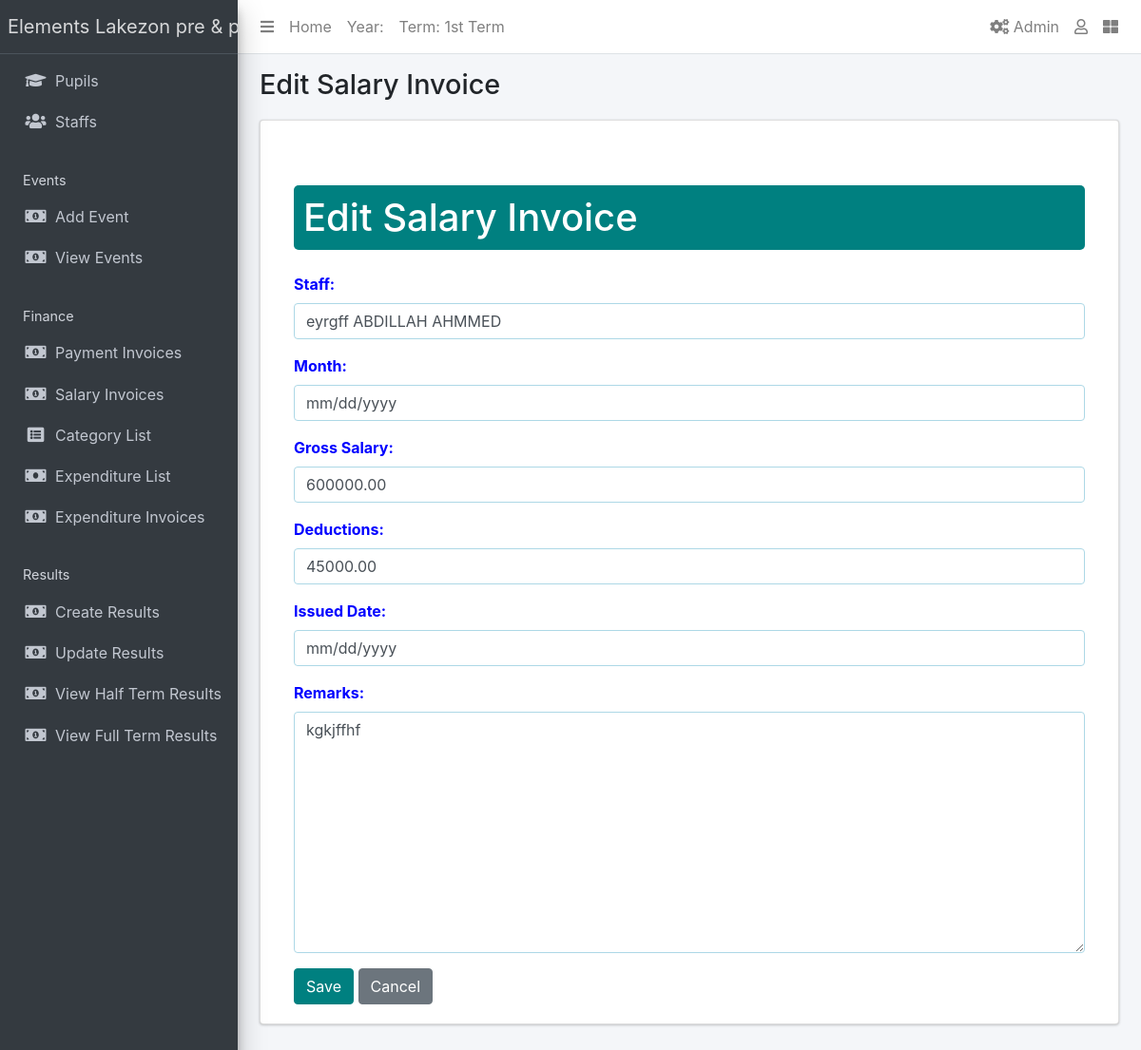
Screenshot of /finance/invoices/1/update/ (signed in) with the database file from the repository.
### apps/corecode/models.py (models this page shows, shortened)
class AcademicTerm(models.Model):
    name = models.CharField(max_length=20, unique=True)
    current = models.BooleanField(default=True)
    class Meta:
        ordering = ["name"]

### apps/finance/models.py (models this page shows, shortened)
class SalaryInvoice(models.Model):
    staff = models.ForeignKey(Staff, on_delete=models.CASCADE)
    month = models.DateField(default=timezone.now)
    gross_salary = models.DecimalField(max_digits=10, decimal_places=2)
    deductions = models.DecimalField(max_digits=10, decimal_places=2, default=0)
    net_salary = models.DecimalField(max_digits=10, decimal_places=2, editable=False)  # Net salary is calculated based on gross salary and deductions
    issued_date = models.DateField(default=timezone.now)
    remarks = models.TextField(blank=True)

### apps/finance/views.py (the view)
# urls.py: path('invoices/<int:pk>/update/', SalaryInvoiceUpdateView.as_view(), name='salary-invoice-update'),
class SalaryInvoiceUpdateView(LoginRequiredMixin, PermissionRequiredMixin, UpdateView):
    model = SalaryInvoice
    template_name = 'finance/salary_form.html'
    fields = ['staff', 'month', 'gross_salary', 'deductions', 'issued_date', 'remarks']
    success_url = reverse_lazy('salary-invoice-list')
    permission_required = 'finance.change_salaryinvoice'

### apps/corecode/context_processors.py (called while the page is built)
def site_defaults(request):
    current_session = AcademicSession.objects.get(current=True)
    current_term = AcademicTerm.objects.get(current=True)
    current_exam = ExamType.objects.get(current=True)
    vals = SiteConfig.objects.all()
    contexts = {
        "current_session": current_session.name,
        "current_term": current_term.name,
        "current_exam": current_exam.name,
    }
    for val in vals:
        contexts[val.key] = val.value
    return contexts

### apps/staffs/models.py (called while the page is built)
    def __str__(self):
        return f"{self.firstname} {self.other_name} {self.surname} "

### apps/finance/templates/finance/salary_form.html (shortened to what this page needs)
{% extends 'base.html' %}
{% load widget_tweaks %}
{% block title %}
    {% if form.instance.pk %}Edit{% else %}Create{% endif %} Salary Invoice
{% endblock title %}
{% block content %}
    <link href="https://stackpath.bootstrapcdn.com/bootstrap/4.5.2/css/bootstrap.min.css" rel="stylesheet">
    <div class="container">
        <h1 class="mt-5 add-invoice-title">{% if form.instance.pk %}Edit{% else %}Create{% endif %} Salary Invoice</h1>
        <form method="post" class="mt-4">
            <div class="form-group">
                <label for="id_staff">Staff:</label>
                {{ form.staff|add_class:"form-control" }}
            </div>
            <div class="form-group">
                <label for="id_month">Month:</label>
                <input type="date" id="id_month" name="month" class="form-control" required>
            </div>
            <div class="form-group">
                <label for="id_gross_salary">Gross Salary:</label>
                {{ form.gross_salary|add_class:"form-control" }}
            </div>
            <div class="form-group">
                <label for="id_deductions">Deductions:</label>
                {{ form.deductions|add_class:"form-control" }}
            </div>
            <div class="form-group">
                <label for="id_issued_date">Issued Date:</label>
                <input type="date" id="id_issued_date" name="issued_date" class="form-control" required>
            </div>
            <div class="form-group">
                <label for="id_remarks">Remarks:</label>
                {{ form.remarks|add_class:"form-control" }}
            </div>
            <button type="submit" class="btn btn-primary">Save</button>
            <a href="{% url 'salary-invoice-list' %}" class="btn btn-secondary">Cancel</a>
        </form>
    </div>
{% endblock %}

### templates/base.html (shortened to what this page needs)
{% load static %}
<!DOCTYPE html>
<html lang="en">
<head>
  <link rel="stylesheet" href="{% static 'css/bootstrap.min.css' %}">
  <link href="https://stackpath.bootstrapcdn.com/bootstrap/5.1.3/css/bootstrap.min.css" rel="stylesheet">
  <link rel="stylesheet" href="{% static 'plugins/fontawesome-free/css/all.min.css' %}">
  <link rel="stylesheet" href="{% static 'plugins/toastr/toastr.min.css' %}">
  <link rel="stylesheet" href="{% static 'plugins/overlayScrollbars/css/OverlayScrollbars.min.css' %}">
  <link rel="stylesheet" href="{% static 'plugins/Datatables/datatables.min.css' %}" />
  <link rel="stylesheet" href="{% static 'dist/css/adminlte.min.css' %}">
</head>
<body class="hold-transition sidebar-mini layout-fixed layout-navbar-fixed layout-footer-fixed">
  <div class="wrapper">
    <nav class="main-header navbar navbar-expand navbar-white navbar-light">
      <ul class="navbar-nav">
        <li class="nav-item">
          <a class="nav-link" data-widget="pushmenu" href="#" role="button"><i class="fas fa-bars"></i></a>
        </li>
        <li class="nav-item d-none d-sm-inline-block">
          <a href="{% url 'home' %}" class="nav-link">Home</a>
        </li>
        <li class="nav-item d-none d-sm-inline-block">
          <a class="nav-link">Year: {{ current_year}}</a>
        </li>
        <li class="nav-item d-none d-sm-inline-block">
          <a class="nav-link">Term: {{ current_term }}</a>
        </li>
      </ul>
      <ul class="navbar-nav ml-auto">
  <li class="nav-item">
    <a class="nav-link" href="{% url 'goto-admin' %}">
      <i class="fas fa-cogs"></i> Admin
    </a>
  </li>
        <li class="nav-item dropdown">
          <a class="nav-link" data-toggle="dropdown" href="#">
            <i class="far fa-user"></i>
          </a>
        </li>
        <li class="nav-item">
          <a class="nav-link" data-widget="control-sidebar" data-slide="true" href="#" role="button"><i class="fas fa-th-large"></i></a>
        </li>
      </ul>
    </nav>
    <aside class="main-sidebar sidebar-dark-primary elevation-4">
      <a href="{% url 'home' %}" class="brand-link">{{"Elements Lakezon pre & primary school" }}</a>
      <div class="sidebar">
        <nav class="mt-2">
          <ul class="nav nav-pills nav-sidebar flex-column" data-widget="treeview" role="menu" data-accordion="false">
            <li class="nav-item">
               <a href="{% url 'student-list' %}" class="nav-link">
                <i class="nav-icon fas fa-graduation-cap"></i>
                <p>Pupils</p>
              </a>
            </li>
            <li class="nav-item">
              <a href="{% url 'staff-list' %}" class="nav-link">
                <i class="nav-icon fas fa-users"></i>
                <p>
                  Staffs
                </p>
              </a>
            </li>
            <li class="nav-header">Events</li>
            <li class="nav-item">
               <a href="{% url 'event_create' %}" class="nav-link">
                <i class="nav-icon fas fa-money-bill-alt"></i>
                <p>Add Event</p>
              </a>
            </li>
            <li class="nav-item">
                <a href="{% url 'event_list' %}" class="nav-link">
                <i class="nav-icon fas fa-money-bill-alt"></i>
                <p>View Events</p>
              </a>
            </li>
            <li class="nav-header">Finance</li>
            <li class="nav-item">
               <a href="{% url 'invoice-list' %}" class="nav-link">
                <i class="nav-icon fas fa-money-bill-alt"></i>
                <p>Payment Invoices</p>
              </a>
            </li>
            <li class="nav-item">
                <a href="{% url 'salary-invoice-list' %}" class="nav-link">
                <i class="nav-icon fas fa-money-bill-alt"></i>
                <p>Salary Invoices</p>
              </a>
            </li>
            <li class="nav-item">
               <a href="{% url 'category_list' %}" class="nav-link">
                <i class="nav-icon fas fa-list-alt"></i>
                <p>Category List</p>
              </a>
            </li>
            <li class="nav-item">
              <a href="{% url 'expenditure_list' %}" class="nav-link">
                <i class="nav-icon fas fa-money-bill"></i>
                <p>Expenditure List</p>
              </a>
            </li>
            <li class="nav-item">
            <a href="{% url 'expenditure-invoice-list' %}" class="nav-link">
                <i class="nav-icon fas fa-money-bill-alt"></i>
                <p>Expenditure Invoices</p>
              </a>
            </li>
            <li class="nav-header">Results</li>
            <li class="nav-item">
              <a href="{% url 'create-result' %}" class="nav-link">
                <i class="nav-icon fas fa-money-bill-alt"></i>
                <p>
                  Create Results
                </p>
              </a>
            </li>
            <li class="nav-item">
              <a href="{% url 'edit-results' %}" class="nav-link">
                <i class="nav-icon fas fa-money-bill-alt"></i>
                <p>
                  Update Results
                </p>
              </a>
            </li>
            <li class="nav-item">
              <a href="{% url 'single-class' %}" class="nav-link">
                <i class="nav-icon fas fa-money-bill-alt"></i>
                <p>
                  View Half Term Results
                </p>
              </a>
            </li>
            <li class="nav-item">
              <a href="{% url 'class-list' %}" class="nav-link">
                  <i class="nav-icon fas fa-money-bill-alt"></i>
                  <p>
                      View Full Term Results
                  </p>
              </a>
          </li>
          <li class="nav-header">School Properties</li>
        </nav>
      </div>
    </aside>
    <div class="content-wrapper">
      <section class="content-header">
        <div class="container-fluid">
          <div class="row mb-1">
            <div class="col-sm-8">
              <h1>{% block title %}{% endblock title %}</h1>
            </div>
            <div class="col-sm-4">
            </div>
          </div>
        </div>
      </section>
      <section class="content">
        <div class="container-fluid">
          <div class="row">
            <div class="col-md-12">
              {% block fullcard %}
              <div class="card">
                <div class="card-body">
                  <div class="row">
                    <div class="col">
                      {% block content %}
                      {% endblock content %}
                    </div>
                  </div>
                </div>
              </div>
              {% endblock fullcard %}
            </div>
          </div>
        </div>
      </section>
    </div>
  </div>
</body>
</html>

### apps/finance/templates/finance/salary_form.html (style rules this page uses)
.container { color: dodgerblue; }
.add-invoice-title { color: white; background-color: teal; padding: 10px; border-radius: 5px; }
.form-group label { color: blue; }
.form-control { border: 1px solid lightblue; }
.btn-primary { background-color: teal; border-color: teal; }
input[type="date"] { color: lightred; }

### rows the page displays
AcademicTerm: name "1st Term"
SalaryInvoice: staff "eyrgff ABDILLAH AHMMED", gross_salary "600000.00", deductions "45000.00", remarks "kgkjffhf"

### other values shown
{{ "Elements Lakezon pre & primary school" }} "Elements Lakezon pre &…"
